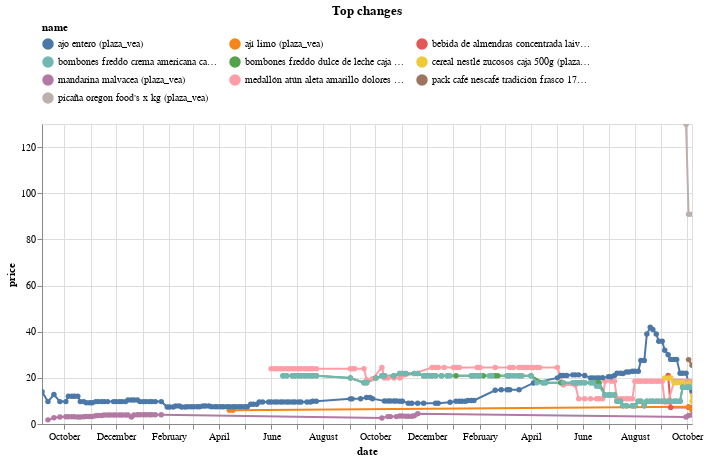

The cell this chart's notebook holds for it:
### Code cell
top_changes.head(10).pipe(plot_changes, 'Top changes')

### Figure 1 — Vega-Lite specification as saved in the notebook (floating-point values rounded to 4 significant figures; data arrays with more than 128 entries replaced by an {"elided": "..."} marker saying what was removed)
{"config": {"view": {"continuousWidth": 300, "continuousHeight": 300}, "legend": {"columns": 3, "orient": "top"}}, "data": {"name": "data-99f3de2a23b256a00d33d1f4ea3bf3c0"}, "mark": {"type": "line", "point": true}, "encoding": {"color": {"field": "name", "scale": {"domain": ["ajo entero (plaza_vea)", "ají limo (plaza_vea)", "bebida de almendras concentrada laive botella 390g (plaza_vea)", "bombones freddo crema americana caja 180g (plaza_vea)", "bombones freddo dulce de leche caja 180g (plaza_vea)", "cereal nestlé zucosos caja 500g (plaza_vea)", "mandarina malvacea (plaza_vea)", "medallón atún aleta amarillo dolores bolsa 200g (plaza_vea)", "pack café nescafé tradición frasco 170g + taza (plaza_vea)", "picaña oregon food's x kg (plaza_vea)"]}, "type": "nominal"}, "tooltip": [{"field": "name", "type": "nominal"}, {"field": "price", "type": "quantitative"}, {"field": "last_price", "type": "quantitative"}], "x": {"field": "date", "type": "temporal"}, "y": {"field": "price", "type": "quantitative"}}, "params": [{"name": "param_1", "select": {"type": "point", "fields": ["name"]}, "bind": "legend"}, {"name": "param_2", "select": {"type": "interval", "encodings": ["x", "y"]}, "bind": "scales"}], "title": "Top changes", "transform": [{"filter": {"param": "param_1"}}], "width": 650, "$schema": "https://vega.github.io/schema/vega-lite/v5.20.1.json", "datasets": {"data-99f3de2a23b256a00d33d1f4ea3bf3c0": {"elided": "484 records"}}}
